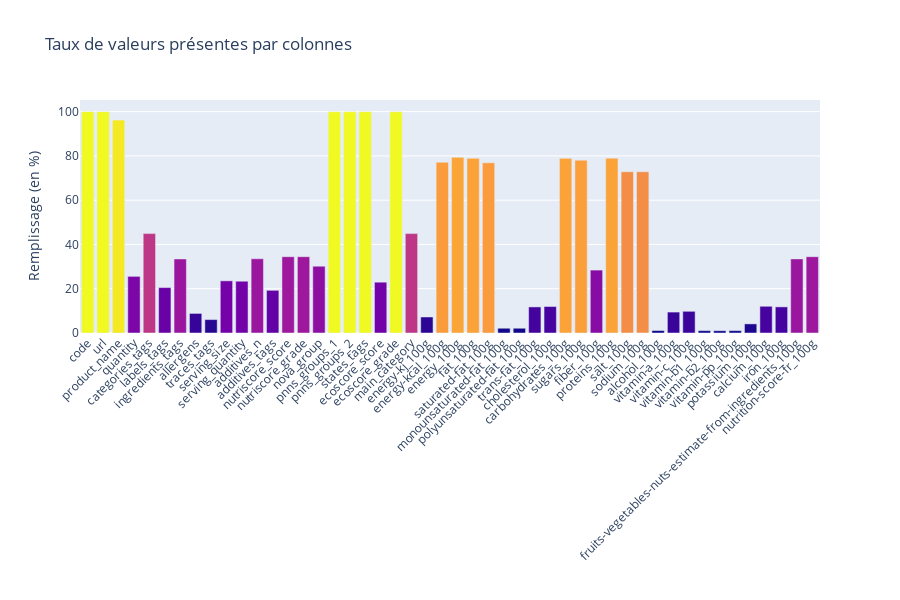

Notebook cell for this chart:
### Markdown cell above
#### Affichons ces taux sous forme de graphique interactif

### Code cell
fill_ratio_df = pd.DataFrame(fill_ratio, columns=["fill_rate"])

fig = px.bar(fill_ratio_df, y="fill_rate", 
             #width=900,
             height=600,
             color='fill_rate', 
             title="Taux de valeurs présentes par colonnes",
             labels={
                "fill_rate": "Remplissage (en %)",
                "index": "",
                },
            )
fig.update_coloraxes(showscale=False)
fig.update_xaxes(tickangle = -45)
fig.show()

### Figure 1 — Plotly figure (JSON) as saved in the notebook; plotly's stock layout.template omitted (floating-point values rounded to 4 significant figures)
{"data": [{"alignmentgroup": "True", "hovertemplate": "=%{x}<br>Remplissage (en %)=%{marker.color}<extra></extra>", "legendgroup": "", "marker": {"color": [100, 100, 96.19, 25.59, 44.9, 20.52, 33.46, 8.845, 6.057, 23.57, 23.39, 33.53, 19.28, 34.48, 34.48, 30.18, 99.96, 99.96, 100, 22.95, 99.94, 44.9, 7.236, 77.15, 79.34, 78.92, 76.89, 2.151, 2.15, 11.78, 11.96, 78.9, 78.08, 28.42, 78.98, 72.84, 72.84, 1.117, 9.457, 9.804, 1.065, 1.024, 1.07, 4.116, 12.07, 11.8, 33.47, 34.48], "coloraxis": "coloraxis", "pattern": {"shape": ""}}, "name": "", "offsetgroup": "", "orientation": "v", "showlegend": false, "textposition": "auto", "type": "bar", "x": ["code", "url", "product_name", "quantity", "categories_tags", "labels_tags", "ingredients_tags", "allergens", "traces_tags", "serving_size", "serving_quantity", "additives_n", "additives_tags", "nutriscore_score", "nutriscore_grade", "nova_group", "pnns_groups_1", "pnns_groups_2", "states_tags", "ecoscore_score", "ecoscore_grade", "main_category", "energy-kj_100g", "energy-kcal_100g", "energy_100g", "fat_100g", "saturated-fat_100g", "monounsaturated-fat_100g", "polyunsaturated-fat_100g", "trans-fat_100g", "cholesterol_100g", "carbohydrates_100g", "sugars_100g", "fiber_100g", "proteins_100g", "salt_100g", "sodium_100g", "alcohol_100g", "vitamin-a_100g", "vitamin-c_100g", "vitamin-b1_100g", "vitamin-b2_100g", "vitamin-pp_100g", "potassium_100g", "calcium_100g", "iron_100g", "fruits-vegetables-nuts-estimate-from-ingredients_100g", "nutrition-score-fr_100g"], "xaxis": "x", "y": [100, 100, 96.19, 25.59, 44.9, 20.52, 33.46, 8.845, 6.057, 23.57, 23.39, 33.53, 19.28, 34.48, 34.48, 30.18, 99.96, 99.96, 100, 22.95, 99.94, 44.9, 7.236, 77.15, 79.34, 78.92, 76.89, 2.151, 2.15, 11.78, 11.96, 78.9, 78.08, 28.42, 78.98, 72.84, 72.84, 1.117, 9.457, 9.804, 1.065, 1.024, 1.07, 4.116, 12.07, 11.8, 33.47, 34.48], "yaxis": "y"}], "layout": {"barmode": "relative", "coloraxis": {"colorbar": {"title": {"text": "Remplissage (en %)"}}, "colorscale": [[0, "#0d0887"], [0.1111, "#46039f"], [0.2222, "#7201a8"], [0.3333, "#9c179e"], [0.4444, "#bd3786"], [0.5556, "#d8576b"], [0.6667, "#ed7953"], [0.7778, "#fb9f3a"], [0.8889, "#fdca26"], [1, "#f0f921"]], "showscale": false}, "height": 600, "legend": {"tracegroupgap": 0}, "title": {"text": "Taux de valeurs présentes par colonnes"}, "xaxis": {"anchor": "y", "domain": [0, 1], "tickangle": -45, "title": {"text": ""}}, "yaxis": {"anchor": "x", "domain": [0, 1], "title": {"text": "Remplissage (en %)"}}}}
